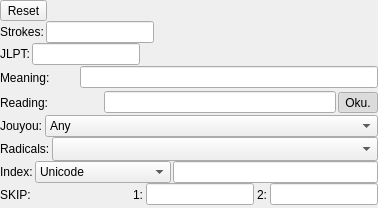
    <widget class="QWidget" name="optionsWidget" native="true">
     <layout class="QVBoxLayout" name="verticalLayout_2">
      <property name="spacing">
       <number>0</number>
      </property>
      <property name="leftMargin">
       <number>0</number>
      </property>
      <property name="topMargin">
       <number>0</number>
      </property>
      <property name="rightMargin">
       <number>0</number>
      </property>
      <property name="bottomMargin">
       <number>2</number>
      </property>
      <item>
       <widget class="QWidget" name="resetWidget" native="true">
        <property name="sizePolicy">
         <sizepolicy hsizetype="Fixed" vsizetype="Preferred">
          <horstretch>0</horstretch>
          <verstretch>0</verstretch>
         </sizepolicy>
        </property>
        <layout class="QHBoxLayout" name="horizontalLayout_10">
         <property name="spacing">
          <number>3</number>
         </property>
         <property name="leftMargin">
          <number>0</number>
         </property>
         <property name="topMargin">
          <number>0</number>
         </property>
         <property name="rightMargin">
          <number>3</number>
         </property>
         <property name="bottomMargin">
          <number>0</number>
         </property>
         <item>
          <widget class="QToolButton" name="resetButton">
           <property name="toolTip">
            <string>Reset all input in filters</string>
           </property>
           <property name="text">
            <string>Reset</string>
           </property>
          </widget>
         </item>
        </layout>
       </widget>
      </item>
      <item>
       <widget class="QWidget" name="strokeWidget" native="true">
        <property name="sizePolicy">
         <sizepolicy hsizetype="Fixed" vsizetype="Preferred">
          <horstretch>0</horstretch>
          <verstretch>0</verstretch>
         </sizepolicy>
        </property>
        <layout class="QHBoxLayout" name="horizontalLayout_2">
         <property name="spacing">
          <number>2</number>
         </property>
         <property name="leftMargin">
          <number>0</number>
         </property>
         <property name="topMargin">
          <number>0</number>
         </property>
         <property name="rightMargin">
          <number>0</number>
         </property>
         <property name="bottomMargin">
          <number>0</number>
         </property>
         <item>
          <widget class="QLabel" name="strokeLabel">
           <property name="sizePolicy">
            <sizepolicy hsizetype="Fixed" vsizetype="Preferred">
             <horstretch>0</horstretch>
             <verstretch>0</verstretch>
            </sizepolicy>
           </property>
           <property name="text">
            <string>Strokes:</string>
           </property>
          </widget>
         </item>
         <item>
          <widget class="ZLineEdit" name="strokeEdit">
           <property name="toolTip">
            <string>Ranges are allowed. i.e.: 2-4</string>
           </property>
          </widget>
         </item>
        </layout>
       </widget>
      </item>
      <item>
       <widget class="QWidget" name="jlptWidget" native="true">
        <property name="sizePolicy">
         <sizepolicy hsizetype="Fixed" vsizetype="Preferred">
          <horstretch>0</horstretch>
          <verstretch>0</verstretch>
         </sizepolicy>
        </property>
        <layout class="QHBoxLayout" name="horizontalLayout_20">
         <property name="spacing">
          <number>2</number>
         </property>
         <property name="leftMargin">
          <number>0</number>
         </property>
         <property name="topMargin">
          <number>0</number>
         </property>
         <property name="rightMargin">
          <number>0</number>
         </property>
         <property name="bottomMargin">
          <number>0</number>
         </property>
         <item>
          <widget class="QLabel" name="jlptLabel">
           <property name="sizePolicy">
            <sizepolicy hsizetype="Fixed" vsizetype="Preferred">
             <horstretch>0</horstretch>
             <verstretch>0</verstretch>
            </sizepolicy>
           </property>
           <property name="text">
            <string>JLPT:</string>
           </property>
          </widget>
         </item>
         <item>
          <widget class="ZLineEdit" name="jlptEdit"/>
         </item>
        </layout>
       </widget>
      </item>
      <item>
       <widget class="QWidget" name="meaningWidget" native="true">
        <property name="sizePolicy">
         <sizepolicy hsizetype="Expanding" vsizetype="Preferred">
          <horstretch>0</horstretch>
          <verstretch>0</verstretch>
         </sizepolicy>
        </property>
        <layout class="QHBoxLayout" name="horizontalLayout_6">
         <property name="spacing">
          <number>2</number>
         </property>
         <property name="leftMargin">
          <number>0</number>
         </property>
         <property name="topMargin">
          <number>0</number>
         </property>
         <property name="rightMargin">
          <number>0</number>
         </property>
         <property name="bottomMargin">
          <number>0</number>
         </property>
         <item>
          <widget class="QLabel" name="meaningLabel">
           <property name="sizePolicy">
            <sizepolicy hsizetype="Fixed" vsizetype="Preferred">
             <horstretch>0</horstretch>
             <verstretch>0</verstretch>
            </sizepolicy>
           </property>
           <property name="text">
            <string>Meaning:</string>
           </property>
          </widget>
         </item>
         <item>
          <widget class="QToolButton" name="mAfterButton">
           <property name="toolTip">
            <string>Allow partial meaning</string>
           </property>
           <property name="icon">
            <iconset resource="../Resources/resources.qrc">
             <normaloff>:/anyend.svg</normaloff>:/anyend.svg</iconset>
           </property>
           <property name="iconSize">
            <size>
             <width>18</width>
             <height>18</height>
            </size>
           </property>
           <property name="checkable">
            <bool>true</bool>
           </property>
           <property name="autoRaise">
            <bool>true</bool>
           </property>
          </widget>
         </item>
         <item>
          <widget class="ZLineEdit" name="meaningEdit"/>
         </item>
        </layout>
       </widget>
      </item>
      <item>
       <widget class="QWidget" name="readingWidget" native="true">
        <property name="sizePolicy">
         <sizepolicy hsizetype="Expanding" vsizetype="Preferred">
          <horstretch>0</horstretch>
          <verstretch>0</verstretch>
         </sizepolicy>
        </property>
        <layout class="QHBoxLayout" name="horizontalLayout_11">
         <property name="spacing">
          <number>2</number>
         </property>
         <property name="leftMargin">
          <number>0</number>
         </property>
         <property name="topMargin">
          <number>0</number>
         </property>
         <property name="rightMargin">
          <number>0</number>
         </property>
         <property name="bottomMargin">
          <number>0</number>
         </property>
         <item>
          <widget class="QLabel" name="readingLabel">
           <property name="sizePolicy">
            <sizepolicy hsizetype="Fixed" vsizetype="Preferred">
             <horstretch>0</horstretch>
             <verstretch>0</verstretch>
            </sizepolicy>
           </property>
           <property name="text">
            <string>Reading:</string>
           </property>
          </widget>
         </item>
         <item>
          <widget class="QWidget" name="rOptionsWidget" native="true">
           <property name="sizePolicy">
            <sizepolicy hsizetype="Fixed" vsizetype="Preferred">
             <horstretch>0</horstretch>
             <verstretch>0</verstretch>
            </sizepolicy>
           </property>
           <layout class="QHBoxLayout" name="horizontalLayout_12">
            <property name="spacing">
             <number>4</number>
            </property>
            <property name="leftMargin">
             <number>0</number>
            </property>
            <property name="topMargin">
             <number>0</number>
            </property>
            <property name="rightMargin">
             <number>0</number>
            </property>
            <property name="bottomMargin">
             <number>0</number>
            </property>
            <item>
             <layout class="QHBoxLayout" name="horizontalLayout_13">
              <property name="spacing">
               <number>0</number>
              </property>
              <item>
               <widget class="QToolButton" name="rAfterButton">
                <property name="toolTip">
                 <string>Allow partial reading</string>
                </property>
                <property name="icon">
                 <iconset resource="../Resources/resources.qrc">
                  <normaloff>:/anyend.svg</normaloff>:/anyend.svg</iconset>
                </property>
                <property name="iconSize">
                 <size>
                  <width>18</width>
                  <height>18</height>
                 </size>
                </property>
                <property name="checkable">
                 <bool>true</bool>
                </property>
                <property name="autoRaise">
                 <bool>true</bool>
                </property>
               </widget>
              </item>
              <item>
               <widget class="QToolButton" name="rStrictButton">
                <property name="toolTip">
                 <string>Hiragana for kun and katakana for ON readings</string>
                </property>
                <property name="icon">
                 <iconset resource="../Resources/resources.qrc">
                  <normaloff>:/strictsrch.svg</normaloff>:/strictsrch.svg</iconset>
                </property>
                <property name="iconSize">
                 <size>
                  <width>18</width>
                  <height>18</height>
                 </size>
                </property>
                <property name="checkable">
                 <bool>true</bool>
                </property>
                <property name="autoRaise">
                 <bool>true</bool>
                </property>
               </widget>
              </item>
             </layout>
            </item>
           </layout>
          </widget>
         </item>
         <item>
          <widget class="ZKanaLineEdit" name="readingEdit"/>
         </item>
         <item>
          <widget class="QToolButton" name="okuriganaButton">
           <property name="toolTip">
            <string>Allow okurigana in search text</string>
           </property>
           <property name="text">
            <string>Oku.</string>
           </property>
           <property name="checkable">
            <bool>true</bool>
           </property>
           <property name="checked">
            <bool>true</bool>
           </property>
           <property name="autoRaise">
            <bool>true</bool>
           </property>
          </widget>
         </item>
        </layout>
       </widget>
      </item>
      <item>
       <widget class="QWidget" name="jouyouWidget" native="true">
        <property name="sizePolicy">
         <sizepolicy hsizetype="Minimum" vsizetype="Preferred">
          <horstretch>0</horstretch>
          <verstretch>0</verstretch>
         </sizepolicy>
        </property>
        <layout class="QHBoxLayout" name="horizontalLayout_21">
         <property name="spacing">
          <number>2</number>
         </property>
         <property name="leftMargin">
          <number>0</number>
         </property>
         <property name="topMargin">
          <number>0</number>
         </property>
         <property name="rightMargin">
          <number>0</number>
         </property>
         <property name="bottomMargin">
          <number>0</number>
         </property>
         <item>
          <widget class="QLabel" name="jouyouLabel">
           <property name="sizePolicy">
            <sizepolicy hsizetype="Fixed" vsizetype="Preferred">
             <horstretch>0</horstretch>
             <verstretch>0</verstretch>
            </sizepolicy>
           </property>
           <property name="text">
            <string>Jouyou:</string>
           </property>
          </widget>
         </item>
         <item>
          <widget class="QComboBox" name="jouyouCBox">
           <property name="sizePolicy">
            <sizepolicy hsizetype="Minimum" vsizetype="Fixed">
             <horstretch>0</horstretch>
             <verstretch>0</verstretch>
            </sizepolicy>
           </property>
           <property name="maxVisibleItems">
            <number>12</number>
           </property>
           <property name="sizeAdjustPolicy">
            <enum>QComboBox::AdjustToContents</enum>
           </property>
           <item>
            <property name="text">
             <string>Any</string>
            </property>
           </item>
           <item>
            <property name="text">
             <string>Elementary 1</string>
            </property>
           </item>
           <item>
            <property name="text">
             <string>Elementary 2</string>
            </property>
           </item>
           <item>
            <property name="text">
             <string>Elementary 3</string>
            </property>
           </item>
           <item>
            <property name="text">
             <string>Elementary 4</string>
            </property>
           </item>
           <item>
            <property name="text">
             <string>Elementary 5</string>
            </property>
           </item>
           <item>
            <property name="text">
             <string>Elementary 6</string>
            </property>
           </item>
           <item>
            <property name="text">
             <string>All Elementary</string>
            </property>
           </item>
           <item>
            <property name="text">
             <string>Secondary School</string>
            </property>
           </item>
           <item>
            <property name="text">
             <string>For Names</string>
            </property>
           </item>
           <item>
            <property name="text">
             <string>Variant For Names</string>
            </property>
           </item>
          </widget>
         </item>
        </layout>
       </widget>
      </item>
      <item>
       <widget class="QWidget" name="radicalsWidget" native="true">
        <property name="sizePolicy">
         <sizepolicy hsizetype="Expanding" vsizetype="Preferred">
          <horstretch>0</horstretch>
          <verstretch>0</verstretch>
         </sizepolicy>
        </property>
        <layout class="QHBoxLayout" name="horizontalLayout_7">
         <property name="spacing">
          <number>2</number>
         </property>
         <property name="leftMargin">
          <number>0</number>
         </property>
         <property name="topMargin">
          <number>0</number>
         </property>
         <property name="rightMargin">
          <number>0</number>
         </property>
         <property name="bottomMargin">
          <number>0</number>
         </property>
         <item>
          <widget class="QLabel" name="radicalsLabel">
           <property name="sizePolicy">
            <sizepolicy hsizetype="Fixed" vsizetype="Preferred">
             <horstretch>0</horstretch>
             <verstretch>0</verstretch>
            </sizepolicy>
           </property>
           <property name="text">
            <string>Radicals:</string>
           </property>
          </widget>
         </item>
         <item>
          <widget class="ZComboButton" name="radicalsCButton">
           <property name="sizeAdjustPolicy">
            <enum>QComboBox::AdjustToMinimumContentsLengthWithIcon</enum>
           </property>
           <property name="minimumContentsLength">
            <number>10</number>
           </property>
          </widget>
         </item>
        </layout>
       </widget>
      </item>
      <item>
       <widget class="QWidget" name="indexWidget" native="true">
        <property name="sizePolicy">
         <sizepolicy hsizetype="Minimum" vsizetype="Preferred">
          <horstretch>0</horstretch>
          <verstretch>0</verstretch>
         </sizepolicy>
        </property>
        <layout class="QHBoxLayout" name="horizontalLayout_23">
         <property name="spacing">
          <number>2</number>
         </property>
         <property name="leftMargin">
          <number>0</number>
         </property>
         <property name="topMargin">
          <number>0</number>
         </property>
         <property name="rightMargin">
          <number>0</number>
         </property>
         <property name="bottomMargin">
          <number>0</number>
         </property>
         <item>
          <widget class="QLabel" name="indexLabel">
           <property name="sizePolicy">
            <sizepolicy hsizetype="Fixed" vsizetype="Preferred">
             <horstretch>0</horstretch>
             <verstretch>0</verstretch>
            </sizepolicy>
           </property>
           <property name="text">
            <string>Index:</string>
           </property>
          </widget>
         </item>
         <item>
          <widget class="QComboBox" name="indexCBox">
           <property name="sizePolicy">
            <sizepolicy hsizetype="Fixed" vsizetype="Fixed">
             <horstretch>0</horstretch>
             <verstretch>0</verstretch>
            </sizepolicy>
           </property>
           <property name="sizeAdjustPolicy">
            <enum>QComboBox::AdjustToContents</enum>
           </property>
           <item>
            <property name="text">
             <string>Unicode</string>
            </property>
           </item>
           <item>
            <property name="text">
             <string>EUC-JP</string>
            </property>
           </item>
           <item>
            <property name="text">
             <string>Shift-JIS</string>
            </property>
           </item>
           <item>
            <property name="text">
             <string>JIS X0208</string>
            </property>
           </item>
           <item>
            <property name="text">
             <string>Kuten code</string>
            </property>
           </item>
           <item>
            <property name="text">
             <string extracomment="book title">Essential K.</string>
            </property>
           </item>
           <item>
            <property name="text">
             <string extracomment="book title">Gakken Kanji Dict.</string>
            </property>
           </item>
           <item>
            <property name="text">
             <string extracomment="book title">New J-E ch. dict.</string>
            </property>
           </item>
           <item>
            <property name="text">
             <string extracomment="book title: Remembering the kanji">Rem. the Kanji</string>
            </property>
           </item>
           <item>
            <property name="text">
             <string extracomment="book title: Remembering the kanji 6th edition">Rem. the Kanji 6th</string>
            </property>
           </item>
           <item>
            <property name="text">
             <string extracomment="book title: Remembering the kanji French version">R. the Kanji (Fr.)</string>
            </property>
           </item>
           <item>
            <property name="text">
             <string extracomment="book title: A guide to remembering Japanese Characters">A G. to Rem. J. C.</string>
            </property>
           </item>
           <item>
            <property name="text">
             <string extracomment="book title: The Modern Readers' Japanese-English character dictionary">Mdrn R. J-E C. D.</string>
            </property>
           </item>
           <item>
            <property name="text">
             <string extracomment="book title: New Nelson Character Dictionary">New Nelson C. D.</string>
            </property>
           </item>
           <item>
            <property name="text">
             <string extracomment="book title: Kanji Dictionary by Spahn &amp; Hadamitzky">S&amp;H D.</string>
            </property>
           </item>
           <item>
            <property name="text">
             <string extracomment="book title: Kanji and Kana by Spahn &amp; Hadamitzky">S&amp;H K&amp;K</string>
            </property>
           </item>
           <item>
            <property name="text">
             <string extracomment="book title: Japanese For Busy People">J.F.B.P.</string>
            </property>
           </item>
           <item>
            <property name="text">
             <string extracomment="book title">Kanji Way</string>
            </property>
           </item>
           <item>
            <property name="text">
             <string extracomment="published title: Japanese Kanji Flashcards">J. Kanji. Flashcards</string>
            </property>
           </item>
           <item>
            <property name="text">
             <string extracomment="book title: The complete guide to Japanese Kanji">Comp K. Guide</string>
            </property>
           </item>
           <item>
            <property name="text">
             <string extracomment="book: Kodansha Kanji Dictionary">Kodansha Kanji D.</string>
            </property>
           </item>
           <item>
            <property name="text">
             <string extracomment="book title: 2001 Kanji">2001 Kanji</string>
            </property>
           </item>
           <item>
            <property name="text">
             <string extracomment="book title: Guide to Reading and Writing Japanese">Guide to R&amp;W</string>
            </property>
           </item>
           <item>
            <property name="text">
             <string extracomment="book title: Guide to Reading and Writing Japanese 3rd edition">Guide to R&amp;W 3rd</string>
            </property>
           </item>
           <item>
            <property name="text">
             <string extracomment="book title: Kanji in Context">K. in Context</string>
            </property>
           </item>
           <item>
            <property name="text">
             <string extracomment="book title: Learners Dictionary 1999 edition">Learners D. (1999)</string>
            </property>
           </item>
           <item>
            <property name="text">
             <string extracomment="book title: Learners Dictionary 2013 edition">Learners D. (2013)</string>
            </property>
           </item>
           <item>
            <property name="text">
             <string extracomment="published title: Tuttle Kanji Cards">Tuttle K. Cards</string>
            </property>
           </item>
          </widget>
         </item>
         <item>
          <widget class="ZLineEdit" name="indexEdit"/>
         </item>
        </layout>
       </widget>
      </item>
      <item>
       <widget class="QWidget" name="skipWidget" native="true">
        <property name="sizePolicy">
         <sizepolicy hsizetype="Fixed" vsizetype="Preferred">
          <horstretch>0</horstretch>
          <verstretch>0</verstretch>
         </sizepolicy>
        </property>
        <layout class="QHBoxLayout" name="horizontalLayout_22">
         <property name="spacing">
          <number>3</number>
         </property>
         <property name="leftMargin">
          <number>0</number>
         </property>
         <property name="topMargin">
          <number>0</number>
         </property>
         <property name="rightMargin">
          <number>0</number>
         </property>
         <property name="bottomMargin">
          <number>0</number>
         </property>
         <item>
          <widget class="QLabel" name="skipLabel">
           <property name="sizePolicy">
            <sizepolicy hsizetype="Fixed" vsizetype="Preferred">
             <horstretch>0</horstretch>
             <verstretch>0</verstretch>
            </sizepolicy>
           </property>
           <property name="text">
            <string>SKIP:</string>
           </property>
          </widget>
         </item>
         <item>
          <layout class="QHBoxLayout" name="horizontalLayout_8">
           <property name="spacing">
            <number>0</number>
           </property>
           <item>
            <widget class="QToolButton" name="skip1Button">
             <property name="icon">
              <iconset resource="../Resources/resources.qrc">
               <normaloff>:/SKIP1.svg</normaloff>:/SKIP1.svg</iconset>
             </property>
             <property name="iconSize">
              <size>
               <width>16</width>
               <height>16</height>
              </size>
             </property>
             <property name="checkable">
              <bool>true</bool>
             </property>
             <property name="checked">
              <bool>false</bool>
             </property>
             <property name="autoRaise">
              <bool>true</bool>
             </property>
            </widget>
           </item>
           <item>
            <widget class="QToolButton" name="skip2Button">
             <property name="icon">
              <iconset resource="../Resources/resources.qrc">
               <normaloff>:/SKIP2.svg</normaloff>:/SKIP2.svg</iconset>
             </property>
             <property name="iconSize">
              <size>
               <width>16</width>
               <height>16</height>
              </size>
             </property>
             <property name="checkable">
              <bool>true</bool>
             </property>
             <property name="autoRaise">
              <bool>true</bool>
             </property>
            </widget>
           </item>
           <item>
            <widget class="QToolButton" name="skip3Button">
             <property name="icon">
              <iconset resource="../Resources/resources.qrc">
               <normaloff>:/SKIP3.svg</normaloff>:/SKIP3.svg</iconset>
             </property>
             <property name="iconSize">
              <size>
               <width>16</width>
               <height>16</height>
              </size>
             </property>
             <property name="checkable">
              <bool>true</bool>
             </property>
             <property name="autoRaise">
              <bool>true</bool>
             </property>
            </widget>
           </item>
           <item>
            <widget class="QToolButton" name="skip4Button">
             <property name="icon">
              <iconset resource="../Resources/resources.qrc">
               <normaloff>:/SKIP4.svg</normaloff>:/SKIP4.svg</iconset>
             </property>
             <property name="iconSize">
              <size>
               <width>16</width>
               <height>16</height>
              </size>
             </property>
             <property name="checkable">
              <bool>true</bool>
             </property>
             <property name="autoRaise">
              <bool>true</bool>
             </property>
            </widget>
           </item>
          </layout>
         </item>
         <item>
          <widget class="QLabel" name="label_3">
           <property name="sizePolicy">
            <sizepolicy hsizetype="Fixed" vsizetype="Preferred">
             <horstretch>0</horstretch>
             <verstretch>0</verstretch>
            </sizepolicy>
           </property>
           <property name="text">
            <string notr="true">1:</string>
           </property>
          </widget>
         </item>
         <item>
          <widget class="ZLineEdit" name="skip1Edit"/>
         </item>
         <item>
          <widget class="QLabel" name="label_21">
           <property name="sizePolicy">
            <sizepolicy hsizetype="Fixed" vsizetype="Preferred">
             <horstretch>0</horstretch>
             <verstretch>0</verstretch>
            </sizepolicy>
           </property>
           <property name="text">
            <string notr="true">2:</string>
           </property>
          </widget>
         </item>
         <item>
          <widget class="ZLineEdit" name="skip2Edit"/>
         </item>
        </layout>
       </widget>
      </item>
     </layout>
    </widget>
